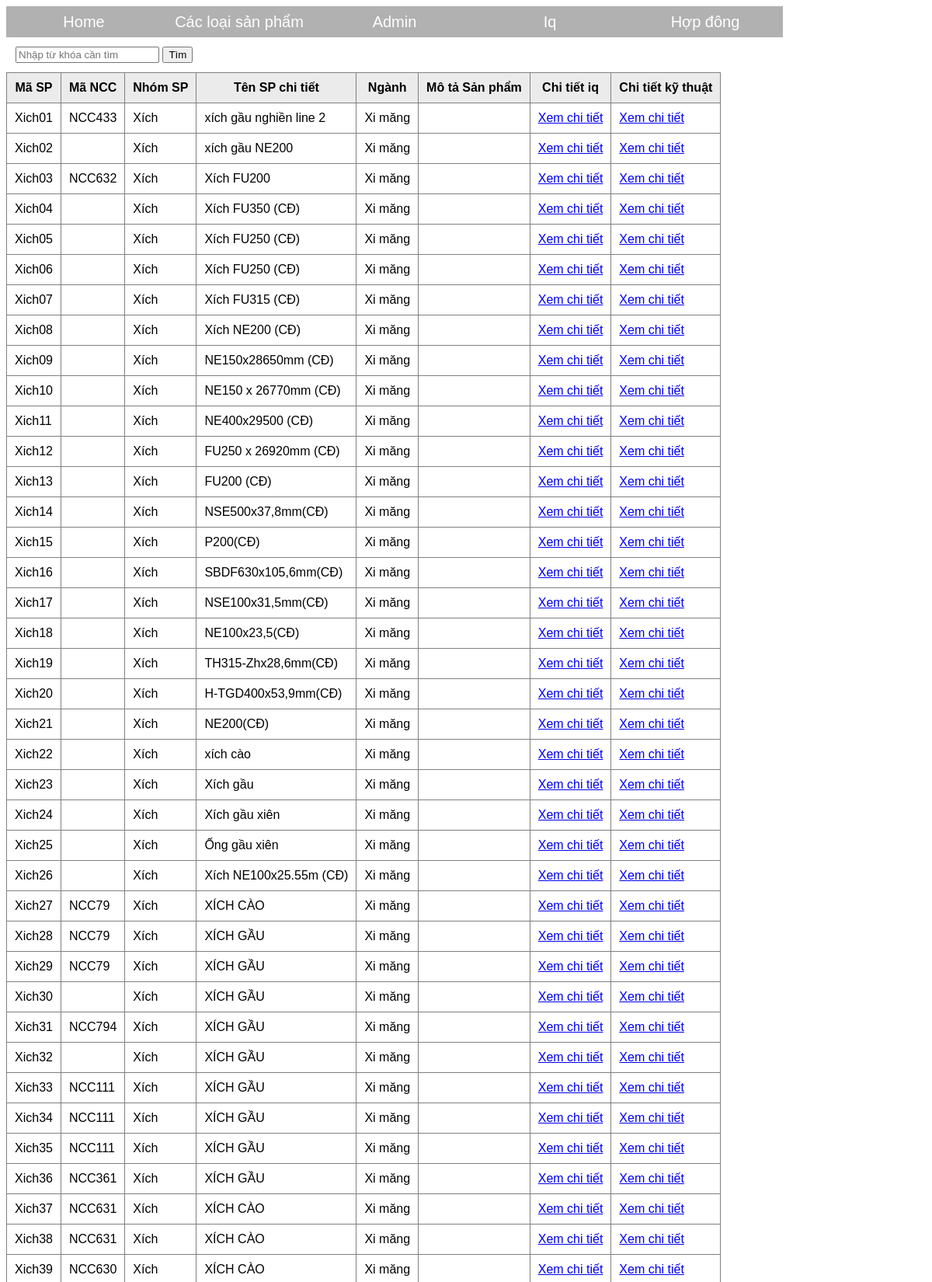
/xichtai.php (upper part), run on the app's committed database.
### tables this page shows
CREATE TABLE `sanpham` (
  `masp` varchar(255) NOT NULL,
  `mancc` varchar(255) NOT NULL,
  `nhomsp` varchar(255) NOT NULL,
  `tenspchitiet` varchar(255) NOT NULL,
  `nganh` varchar(255) NOT NULL,
  `motasanpham` varchar(255) NOT NULL
);

### xichtai.php (the view, shortened to what this page needs)
<?php
    $conn = mysqli_connect("localhost", "root", "", "dataapp3") or die("Không kết nối được cơ sở dữ liệu");
    if (isset($_GET['q']) && !empty($_GET['q'])) {
        $keyword = $_GET['q'];
        $sql = "SELECT * FROM sanpham WHERE masp LIKE '%$keyword%' OR mancc LIKE '%$keyword%' OR nhomsp LIKE '%$keyword%' OR tenspchitiet LIKE '%$keyword%' OR nganh LIKE '%$keyword%'";
    }else{
        $sql = "SELECT * FROM sanpham WHERE nhomsp = 'Xích' ";
    }
    $result = mysqli_query($conn, $sql);
?>
<!DOCTYPE html>
<html>
<head>
    <link rel="stylesheet" type="text/css" href="style.css">
</head>
<body>
          <ul>
        <li><a href="index.php">Home</a></li>
        <li><a href="">Các loại sản phẩm</a>
        </li>
        <li><a href="">Admin</a>
        </li>
        <li><a href="iq.php">Iq</a></li>
        <li><a href="hopdong.php">Hợp đông</a></li>
    </ul>
    <table class="search-form" cellpadding="10">
        <tr>
            <td>
                <form action="" method="get">
                    <input type="text" name="q" placeholder="Nhập từ khóa cần tìm" value="<?php if(isset($_GET['q']))?>" />
                    <input type="submit" value="Tìm">
                </form>
            </td>
        </tr>
    </table>
    <table class="list" border="1" cellpadding="10">
          <tr>
            <th>Mã SP</th>
            <th>Mã NCC</th>
            <th>Nhóm SP</th>
            <th>Tên SP chi tiết</th>
            <th>Ngành</th>
            <th>Mô tả Sản phẩm</th>
            <th>Chi tiết iq</th>
            <th>Chi tiết kỹ thuật</th>
        </tr>
        <?php
           while ($row = mysqli_fetch_assoc($result)) {
            ?>
        <tr>
            <td><?php echo $row['masp']; ?></td>
            <td><?php echo $row['mancc']; ?></td>
            <td><?php echo $row['nhomsp']; ?></td>
            <td><?php echo $row['tenspchitiet']; ?></td>
            <td><?php echo $row['nganh']; ?></td>
            <td><?php echo $row['motasanpham']; ?></td>
                     <form action="" method="get">
            <td><a href="./chiTiet.php?idSP=<?php echo  $row['masp'] ?>" >Xem chi tiết</a></td>
        </form>
                        <form action="" method="get">
            <td><a href="./cttskt.php?idSPKT=<?php echo  $row['masp'] ?>" >Xem chi tiết</a></td>
        </form>
        </tr>
    <?php } ?>
    </table>
</body>
</html>

### style.css (style rules this page uses)
body { background: url(); background-size: cover; font-family: arial; }
ul { margin: 0; padding: 0; list-style: none; }
ul li { float: left; width: 200px; height: 40px; background-color: darkgrey; opacity: .9; line-height: 40px; text-align: center; font-size: 20px; }
ul li a { text-decoration: none; color: white; display: block; }

### xichtai.php (style rules this page uses)
.list { border-collapse: collapse; }
.list tr th { background: #ebebeb; }

### data on the page
sanpham: masp "Xich01", mancc "NCC433", nhomsp "Xích", tenspchitiet "xích gầu nghiền line 2", nganh "Xi măng"
sanpham: masp "Xich02", nhomsp "Xích", tenspchitiet "xích gầu NE200", nganh "Xi măng"
sanpham: masp "Xich03", mancc "NCC632", nhomsp "Xích", tenspchitiet "Xích FU200", nganh "Xi măng"
sanpham: masp "Xich04", nhomsp "Xích", tenspchitiet "Xích FU350 (CĐ)", nganh "Xi măng"
sanpham: masp "Xich05", nhomsp "Xích", tenspchitiet "Xích FU250 (CĐ)", nganh "Xi măng"
sanpham: masp "Xich06", nhomsp "Xích", tenspchitiet "Xích FU250 (CĐ)", nganh "Xi măng"
sanpham: masp "Xich07", nhomsp "Xích", tenspchitiet "Xích FU315 (CĐ)", nganh "Xi măng"
sanpham: masp "Xich08", nhomsp "Xích", tenspchitiet "Xích NE200 (CĐ)", nganh "Xi măng"
sanpham: masp "Xich09", nhomsp "Xích", tenspchitiet "NE150x28650mm (CĐ)", nganh "Xi măng"
sanpham: masp "Xich10", nhomsp "Xích", tenspchitiet "NE150 x 26770mm (CĐ)", nganh "Xi măng"
sanpham: masp "Xich11", nhomsp "Xích", tenspchitiet "NE400x29500 (CĐ)", nganh "Xi măng"
sanpham: masp "Xich12", nhomsp "Xích", tenspchitiet "FU250 x 26920mm (CĐ)", nganh "Xi măng"
sanpham: masp "Xich13", nhomsp "Xích", tenspchitiet "FU200 (CĐ)", nganh "Xi măng"
sanpham: masp "Xich14", nhomsp "Xích", tenspchitiet "NSE500x37,8mm(CĐ)", nganh "Xi măng"
sanpham: masp "Xich15", nhomsp "Xích", tenspchitiet "P200(CĐ)", nganh "Xi măng"
sanpham: masp "Xich16", nhomsp "Xích", tenspchitiet "SBDF630x105,6mm(CĐ)", nganh "Xi măng"
sanpham: masp "Xich17", nhomsp "Xích", tenspchitiet "NSE100x31,5mm(CĐ)", nganh "Xi măng"
sanpham: masp "Xich18", nhomsp "Xích", tenspchitiet "NE100x23,5(CĐ)", nganh "Xi măng"
sanpham: masp "Xich19", nhomsp "Xích", tenspchitiet "TH315-Zhx28,6mm(CĐ)", nganh "Xi măng"
sanpham: masp "Xich20", nhomsp "Xích", tenspchitiet "H-TGD400x53,9mm(CĐ)", nganh "Xi măng"
sanpham: masp "Xich21", nhomsp "Xích", tenspchitiet "NE200(CĐ)", nganh "Xi măng"
sanpham: masp "Xich22", nhomsp "Xích", tenspchitiet "xích cào", nganh "Xi măng"
sanpham: masp "Xich23", nhomsp "Xích", tenspchitiet "Xích gầu", nganh "Xi măng"
sanpham: masp "Xich24", nhomsp "Xích", tenspchitiet "Xích gầu xiên", nganh "Xi măng"
sanpham: masp "Xich25", nhomsp "Xích", tenspchitiet "Ống gầu xiên", nganh "Xi măng"
sanpham: masp "Xich26", nhomsp "Xích", tenspchitiet "Xích NE100x25.55m (CĐ)", nganh "Xi măng"
sanpham: masp "Xich27", mancc "NCC79", nhomsp "Xích", tenspchitiet "XÍCH CÀO", nganh "Xi măng"
sanpham: masp "Xich28", mancc "NCC79", nhomsp "Xích", tenspchitiet "XÍCH GẦU", nganh "Xi măng"
sanpham: masp "Xich29", mancc "NCC79", nhomsp "Xích", tenspchitiet "XÍCH GẦU", nganh "Xi măng"
sanpham: masp "Xich30", nhomsp "Xích", tenspchitiet "XÍCH GẦU", nganh "Xi măng"
sanpham: masp "Xich31", mancc "NCC794", nhomsp "Xích", tenspchitiet "XÍCH GẦU", nganh "Xi măng"
sanpham: masp "Xich32", nhomsp "Xích", tenspchitiet "XÍCH GẦU", nganh "Xi măng"
sanpham: masp "Xich33", mancc "NCC111", nhomsp "Xích", tenspchitiet "XÍCH GẦU", nganh "Xi măng"
sanpham: masp "Xich34", mancc "NCC111", nhomsp "Xích", tenspchitiet "XÍCH GẦU", nganh "Xi măng"
sanpham: masp "Xich35", mancc "NCC111", nhomsp "Xích", tenspchitiet "XÍCH GẦU", nganh "Xi măng"
sanpham: masp "Xich36", mancc "NCC361", nhomsp "Xích", tenspchitiet "XÍCH GẦU", nganh "Xi măng"
sanpham: masp "Xich37", mancc "NCC631", nhomsp "Xích", tenspchitiet "XÍCH CÀO", nganh "Xi măng"
sanpham: masp "Xich38", mancc "NCC631", nhomsp "Xích", tenspchitiet "XÍCH CÀO", nganh "Xi măng"
sanpham: masp "Xich39", mancc "NCC630", nhomsp "Xích", tenspchitiet "XÍCH CÀO", nganh "Xi măng"
